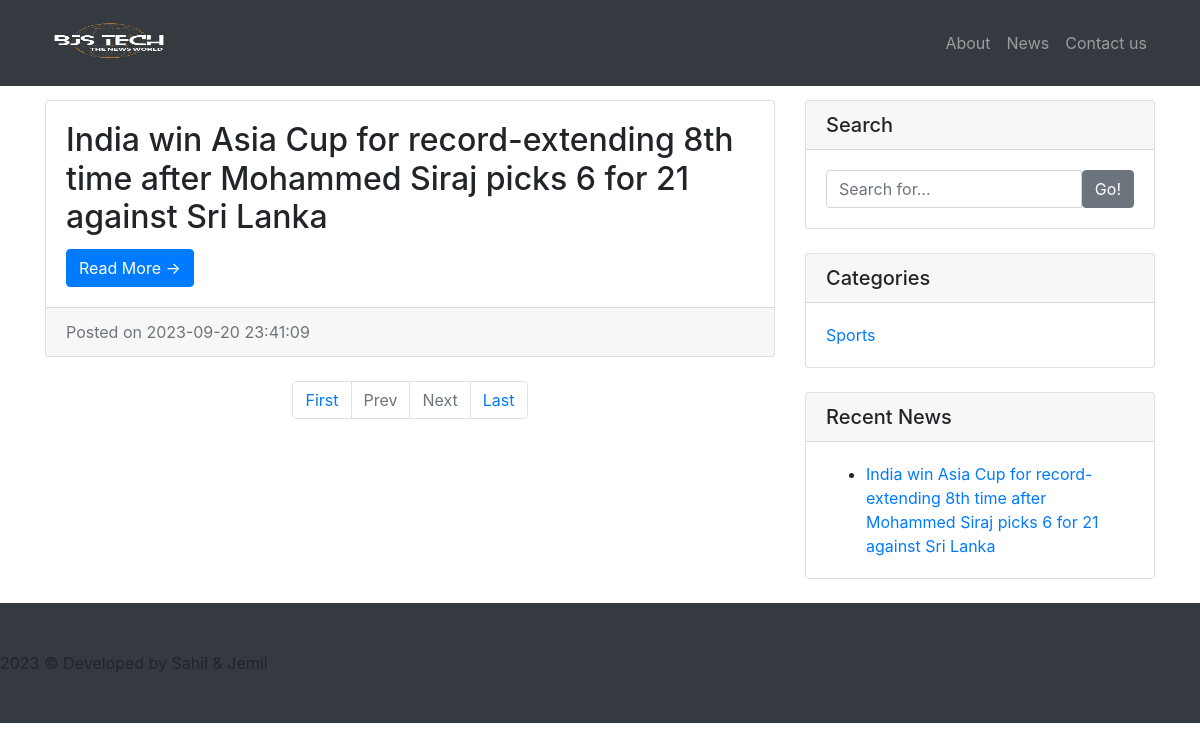
Screenshot of /search.php with the database file from the repository.
### tables this page shows
CREATE TABLE `tblposts` (
  `id` int(11) NOT NULL,
  `PostTitle` longtext DEFAULT NULL,
  `CategoryId` int(11) DEFAULT NULL,
  `SubCategoryId` int(11) DEFAULT NULL,
  `PostDetails` longtext DEFAULT NULL,
  `PostingDate` timestamp NULL DEFAULT current_timestamp(),
  `UpdationDate` timestamp NULL DEFAULT NULL ON UPDATE current_timestamp(),
  `Is_Active` int(1) DEFAULT NULL,
  `PostUrl` mediumtext DEFAULT NULL,
  `PostImage` varchar(255) DEFAULT NULL
);

CREATE TABLE `tblcategory` (
  `id` int(11) NOT NULL,
  `CategoryName` varchar(200) DEFAULT NULL,
  `Description` mediumtext DEFAULT NULL,
  `PostingDate` timestamp NULL DEFAULT current_timestamp(),
  `UpdationDate` timestamp NULL DEFAULT NULL,
  `Is_Active` int(1) DEFAULT NULL
);

### search.php (the view, shortened to what this page needs)
<?php
include('includes/config.php');
    ?>
<!DOCTYPE html>
<html lang="en">
  <head>
    <link href="vendor/bootstrap/css/bootstrap.min.css" rel="stylesheet">
    <link href="css/modern-business.css" rel="stylesheet">
  </head>
  <body>
   <?php include('includes/header.php');?>
    <div class="container">
      <div class="row" style="margin-top: 4%">
        <div class="col-md-8">
<?php
     if (isset($_GET['pageno'])) {
            $pageno = $_GET['pageno'];
        } else {
            $pageno = 1;
        }
        $no_of_records_per_page = 8;
        $offset = ($pageno-1) * $no_of_records_per_page;
        $total_pages_sql = "SELECT COUNT(*) FROM tblposts";
        $result = mysqli_query($con,$total_pages_sql);
        $total_rows = mysqli_fetch_array($result)[0];
        $total_pages = ceil($total_rows / $no_of_records_per_page);
$query=mysqli_query($con,"select tblposts.id as pid,tblposts.PostTitle as posttitle,tblcategory.CategoryName as category,tblsubcategory.Subcategory as subcategory,tblposts.PostDetails as postdetails,tblposts.PostingDate as postingdate,tblposts.PostUrl as url from tblposts left join tblcategory on tblcategory.id=tblposts.CategoryId left join  tblsubcategory on  tblsubcategory.SubCategoryId=tblposts.SubCategoryId where tblposts.PostTitle like '%$st%' and tblposts.Is_Active=1 LIMIT $offset, $no_of_records_per_page");
$rowcount=mysqli_num_rows($query);
if($rowcount==0)
{
echo "No record found";
}
else {
while ($row=mysqli_fetch_array($query)) {
?>
          <div class="card mb-4">
            <div class="card-body">
              <h2 class="card-title"><?php echo htmlentities($row['posttitle']);?></h2>
              <a href="news-details.php?nid=<?php echo htmlentities($row['pid'])?>" class="btn btn-primary">Read More &rarr;</a>
            </div>
            <div class="card-footer text-muted">
              Posted on <?php echo htmlentities($row['postingdate']);?>
            </div>
          </div>
<?php } ?>
    <ul class="pagination justify-content-center mb-4">
        <li class="page-item"><a href="?pageno=1"  class="page-link">First</a></li>
        <li class="<?php if($pageno <= 1){ echo 'disabled'; } ?> page-item">
            <a href="<?php if($pageno <= 1){ echo '#'; } else { echo "?pageno=".($pageno - 1); } ?>" class="page-link">Prev</a>
        </li>
        <li class="<?php if($pageno >= $total_pages){ echo 'disabled'; } ?> page-item">
            <a href="<?php if($pageno >= $total_pages){ echo '#'; } else { echo "?pageno=".($pageno + 1); } ?> " class="page-link">Next</a>
        </li>
        <li class="page-item"><a href="?pageno=<?php echo $total_pages; ?>" class="page-link">Last</a></li>
    </ul>
<?php } ?>
        </div>
      <?php include('includes/sidebar.php');?>
      </div>
      <?php include('includes/footer.php');?>
</head>
  </body>
</html>

### includes/sidebar.php
  <div class="col-md-4">
          <div class="card mb-4">
            <h5 class="card-header">Search</h5>
            <div class="card-body">
                   <form name="search" action="search.php" method="post">
              <div class="input-group">
        <input type="text" name="searchtitle" class="form-control" placeholder="Search for..." required>
                <span class="input-group-btn">
                  <button class="btn btn-secondary" type="submit">Go!</button>
                </span>
              </form>
              </div>
            </div>
          </div>
          <div class="card my-4">
            <h5 class="card-header">Categories</h5>
            <div class="card-body">
              <div class="row">
                <div class="col-lg-6">
                  <ul class="list-unstyled mb-0">
<?php $query=mysqli_query($con,"select id,CategoryName from tblcategory");
while($row=mysqli_fetch_array($query))
{
?>
                    <li>
                      <a href="category.php?catid=<?php echo htmlentities($row['id'])?>"><?php echo htmlentities($row['CategoryName']);?></a>
                    </li>
<?php } ?>
                  </ul>
                </div>
              </div>
            </div>
          </div>
          <div class="card my-4">
            <h5 class="card-header">Recent News</h5>
            <div class="card-body">
                      <ul class="mb-0">
<?php
$query=mysqli_query($con,"select tblposts.id as pid,tblposts.PostTitle as posttitle from tblposts left join tblcategory on tblcategory.id=tblposts.CategoryId left join  tblsubcategory on  tblsubcategory.SubCategoryId=tblposts.SubCategoryId limit 8");
while ($row=mysqli_fetch_array($query)) {
?>
  <li>
                      <a href="news-details.php?nid=<?php echo htmlentities($row['pid'])?>"><?php echo htmlentities($row['posttitle']);?></a>
                    </li>
            <?php } ?>
          </ul>
            </div>
          </div>
        </div>

### css/modern-business.css (style rules this page uses)
body { padding-top: 74px; }
@media (min-width: 992px) { body { padding-top: 56px; } }

### rows the page displays
tblposts: PostTitle "India win Asia Cup for record-extending 8th time after Mohammed Siraj picks 6 for 21 against Sri Lanka", PostingDate "2023-09-20 23:41:09"
tblcategory: CategoryName "Sports"
